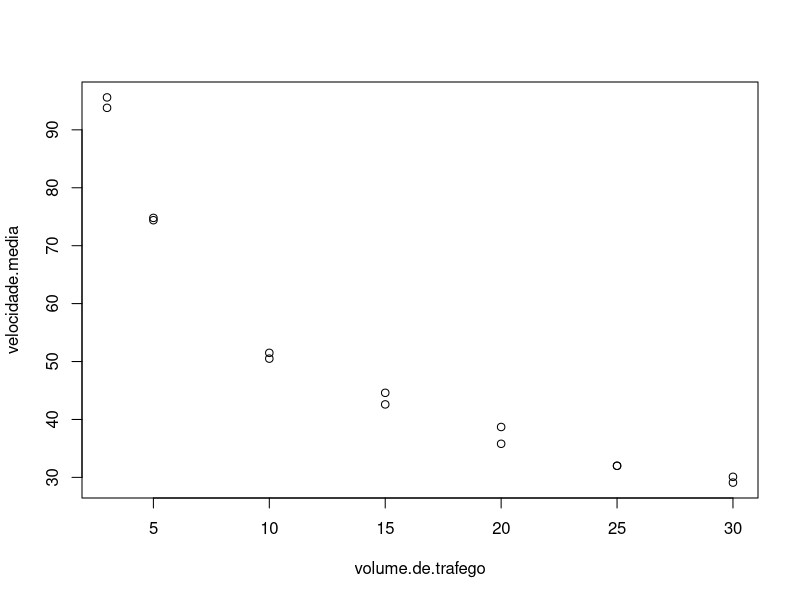
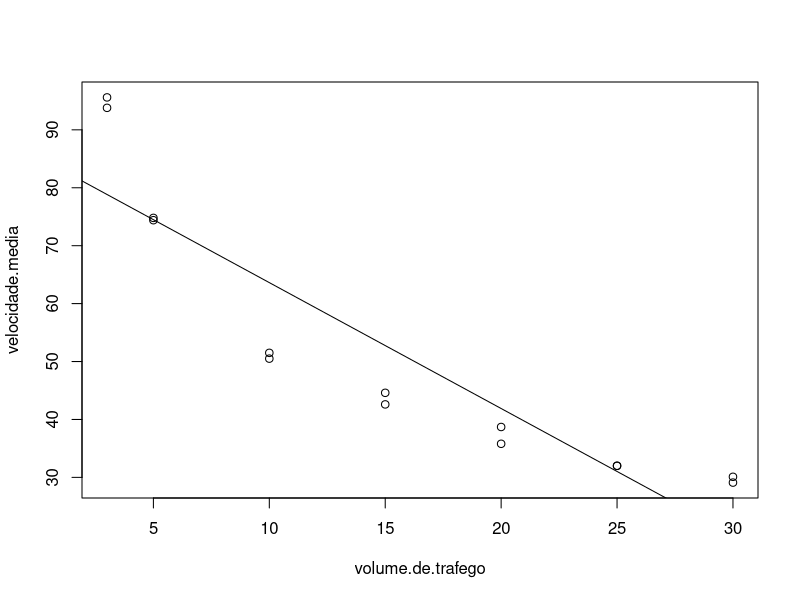
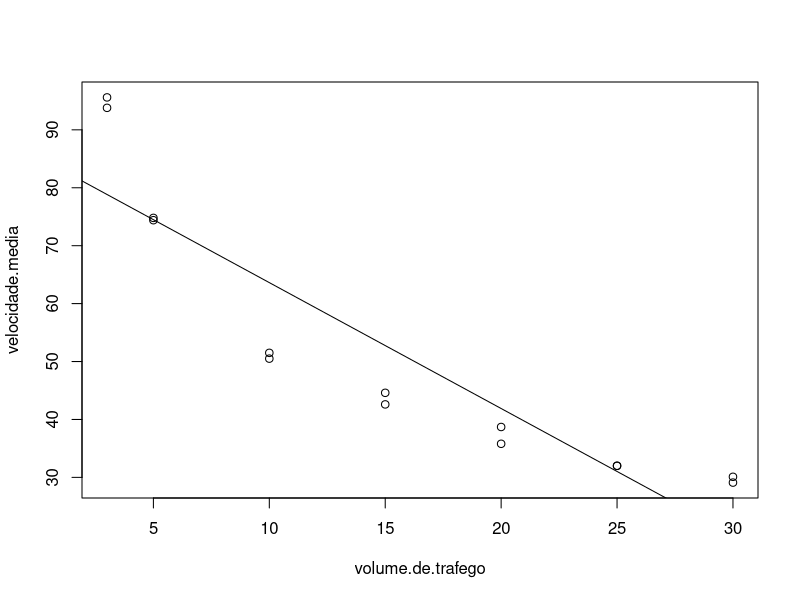
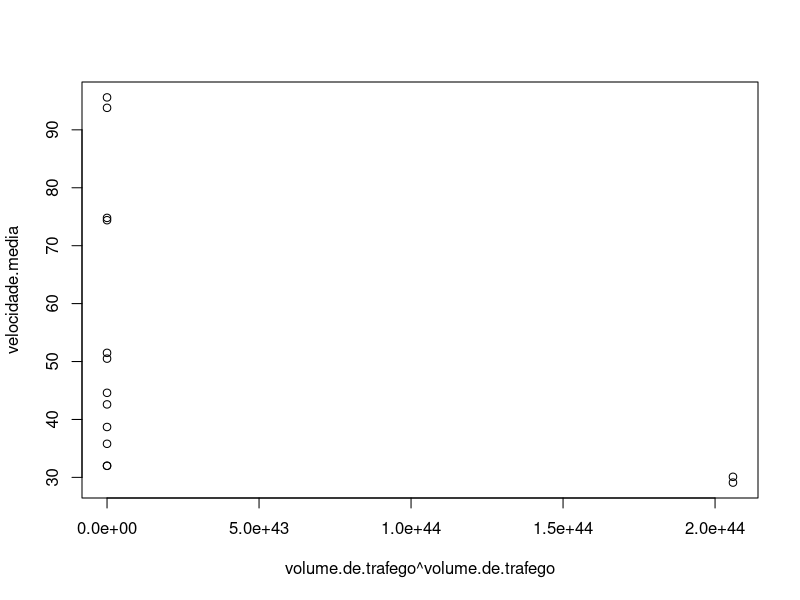
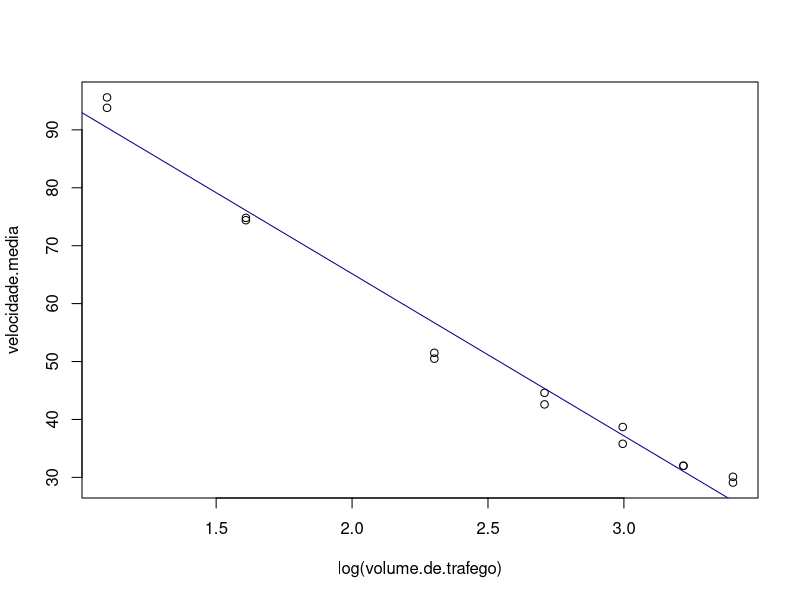
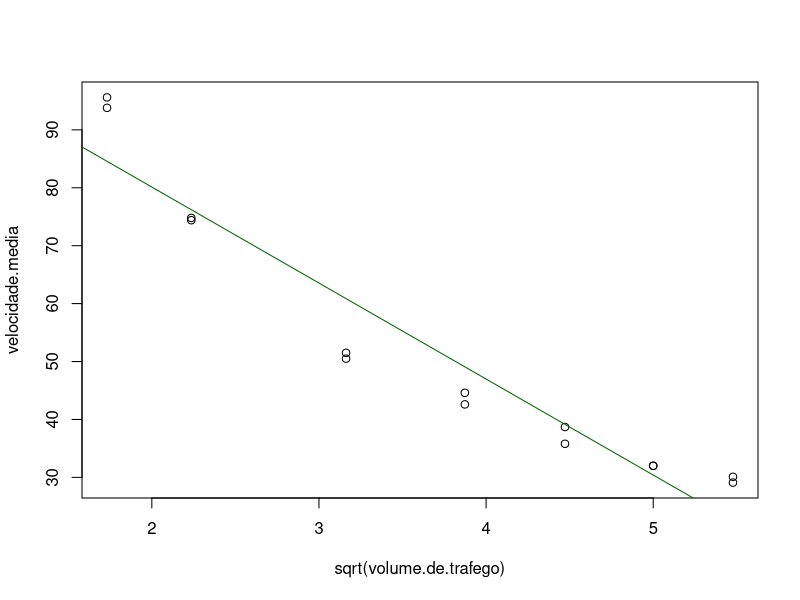
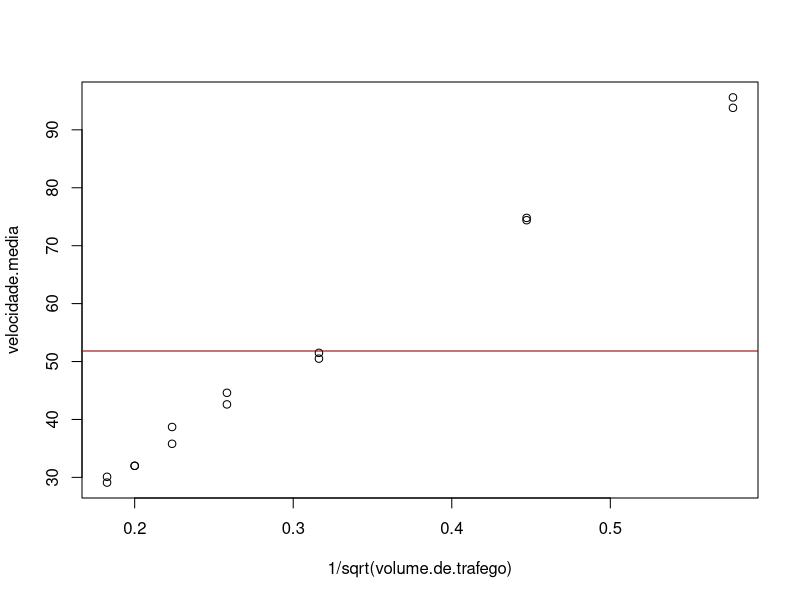

Generate these figures, in order, with R:
## ---- chunk 1
knitr::opts_chunk$set(echo = TRUE)
## ---- chunk 2
dados <- read.csv("planilha.csv", header=TRUE,sep=",",dec=".")

attach(dados)

#QUESTAO 1
#A)
graf = plot(volume.de.trafego,velocidade.media,pch = 1)


## ---- chunk 3

#B)O gráfico de dispersão pode ser usado quando uma variável depende de outra variável 
#ou quando as duas variáveis são independentes.O gráfico de dispersão também 
#é útil para verificar como dois conjuntos de dados comparáveis 
#concordam entre si em que nesse caso mostra variáveis estao fracamente relacionadas. 

## ---- chunk 4
#C)
dados <- read.csv("planilha.csv", header=TRUE,sep=",",dec=".")

attach(dados)
correlacao = cor(x = velocidade.media,y = volume.de.trafego,method = "pearson")
print(correlacao)

#Como r é proximo de -1, temos um relacionamento forte e como r 
#é negativo, o r tem sentido descrecente.
## ---- chunk 5
#D)
dados <- read.csv("planilha.csv", header=TRUE,sep=",",dec=".")

attach(dados)
modelo = lm(velocidade.media~volume.de.trafego)
coef(modelo)
print(summary(modelo))

## ---- chunk 6
#E)
dados <- read.csv("planilha.csv", header=TRUE,sep=",",dec=".")

attach(dados)
graf = plot(volume.de.trafego,velocidade.media,pch = 1)
abline(lm(velocidade.media~volume.de.trafego), col="black")

## ---- chunk 7
dados <- read.csv("planilha.csv", header=TRUE,sep=",",dec=".")

attach(dados)
#A)
graf = plot(volume.de.trafego,velocidade.media,pch = 1)
abline(lm(velocidade.media~volume.de.trafego), col="black")
## ---- chunk 8
dados <- read.csv("planilha.csv", header=TRUE,sep=",",dec=".")

attach(dados)
correlacao = cor(volume.de.trafego**volume.de.trafego,velocidade.media,method = "pearson")
print(correlacao)
plot(volume.de.trafego**volume.de.trafego,velocidade.media,pch = 1)
## ---- chunk 9
dados <- read.csv("planilha.csv", header=TRUE,sep=",",dec=".")

attach(dados)
correlacao = cor(log(volume.de.trafego),velocidade.media,method = "pearson")
print(correlacao)
plot(log(volume.de.trafego),velocidade.media,pch = 1)
abline(lm(velocidade.media~log(volume.de.trafego)), col="dark blue")
## ---- chunk 10
dados <- read.csv("planilha.csv", header=TRUE,sep=",",dec=".")

attach(dados)
correlacao = cor(sqrt(volume.de.trafego),velocidade.media,method = "pearson")
print(correlacao)
plot(sqrt(volume.de.trafego),velocidade.media,pch = 1)
abline(lm(velocidade.media~sqrt(volume.de.trafego)), col="dark green")
## ---- chunk 11
dados <- read.csv("planilha.csv", header=TRUE,sep=",",dec=".")

attach(dados)
correlacao = cor(1/sqrt(volume.de.trafego),velocidade.media,method = "pearson")
print(correlacao)
plot(1/sqrt(volume.de.trafego),velocidade.media,pch = 1)
abline(lm(velocidade.media~(1/sqrt(volume.de.trafego))), col="dark red")
